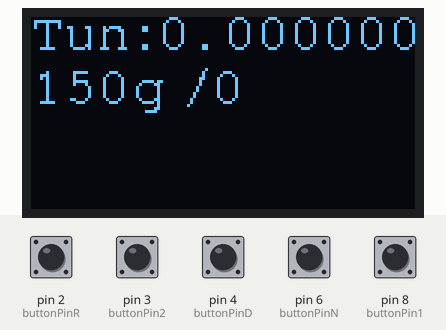
Recording of a sketch running on a simulated Arduino Uno, built with avr-gcc and run on an emulated ATmega328P. On the bench: 128×64 one-colour display. The inputs (shaded band) are chosen by the test bench; at power-on: pin 2 (buttonPinR), pin 3 (buttonPin2), pin 4 (buttonPinD), pin 6 (buttonPinN), pin 8 (buttonPin1) LOW. What the sketch prints to the serial monitor is not drawn.

Above: at 1.4 s.
1.5 s: pin 3 (buttonPin2) pulled HIGH for 0.15 s
At 2.4 s:
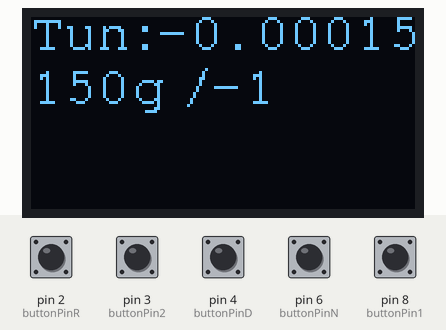
3.1 s: pin 6 (buttonPinN) pulled HIGH for 0.15 s
At 4.5 s:
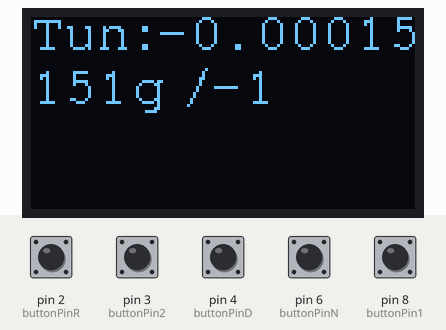
4.8 s: pin 8 (buttonPin1) pulled HIGH for 0.15 s
At 5.6 s:
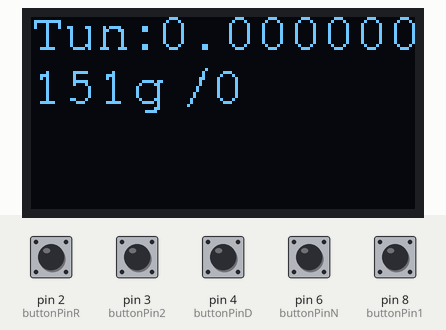
6.4 s: pin 6 (buttonPinN) pulled HIGH for 1 s
At 7.8 s:
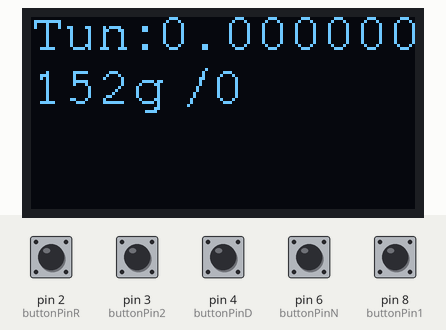
8.9 s: pin 8 (buttonPin1) pulled HIGH for 1 s
At 9.9 s:
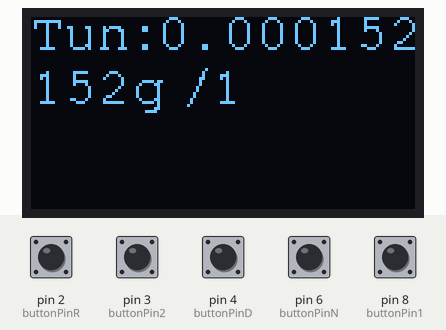
11.4 s: pin 4 (buttonPinD) pulled HIGH for 0.15 s
At 11.9 s:
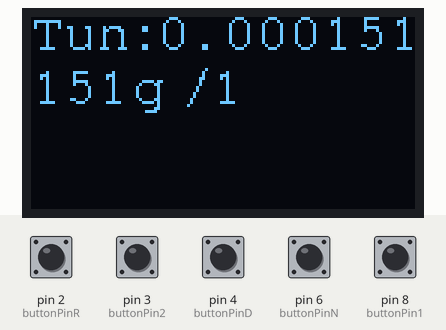
Timing chart, 0 to 14.1 s (numbered marks = the images above; inputs shaded):
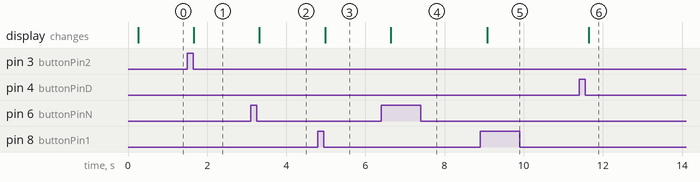

Measured:
- after the input at 1.5 s, the display: changes after 0.16 s (image 1)
- after the input at 3.1 s, the display: changes after 0.22 s (image 2)
- after the input at 4.8 s, the display: changes after 0.18 s (image 3)
- after the input at 6.4 s, the display: changes after 0.24 s (image 4)
- after the input at 8.9 s, the display: changes after 0.18 s (image 5)
- after the input at 11.4 s, the display: changes after 0.25 s (image 6)

The sketch:

po_itadlo3tlakotelokTom_.ino
```cpp
#include <Adafruit_GFX.h>
#include <Adafruit_SSD1306.h>
Adafruit_SSD1306 display;
#include <Fonts/FreeMono9pt7b.h>
//#define SCREEN_WIDTH 128 // OLED display width,  in pixels
//#define SCREEN_HEIGHT 64 // OLED display height, in pixels
//Adafruit_SSD1306 oled(SCREEN_WIDTH, SCREEN_HEIGHT, &Wire, -1); // create SSD1306 display object connected to I2C

const int buttonPin1 = 8, buttonPin2 = 3, buttonPinR = 2, buttonPinN = 6, buttonPinD = 4;  // the number of the pushbutton pins
const int ledPin =  13;      // the number of the LED pin

// variables will change:
int button1_State = 0, button2_State = 0, buttonR_State = 0, buttonN_State = 0, buttonD_State = 0;  // variable for reading the pushbuttons status
int count_value  = 0;
int count_value1 = 150;
int prestate  = 0;
int prestate1 = 0;
int maximum = 200;
int minimum = 150;

void setup() {
  Serial.begin(9600);
  // initialize the LED pin as an output
  // LED flashes during both increment and decrement of counter
  // pinMode(ledPin, OUTPUT);
  // initialize the pushbutton pin as an input:
  pinMode(buttonPin1, INPUT);
  pinMode(buttonPin2, INPUT);
  pinMode(buttonPinR, INPUT);
  pinMode(buttonPinN, INPUT);
  pinMode(buttonPinD, INPUT);

  delay(200);
  display.begin(SSD1306_SWITCHCAPVCC, 0x3c);
  display.clearDisplay();
  display.setTextColor(WHITE);
  display.setRotation(0);
  display.setTextWrap(false);
  display.dim(0);
}


void loop() {
  // read the state of the pushbutton
  button1_State = digitalRead(buttonPin1);
  button2_State = digitalRead(buttonPin2);
  buttonR_State = digitalRead(buttonPinR);
  buttonN_State = digitalRead(buttonPinN);
  buttonD_State = digitalRead(buttonPinD);

  // reset value
  if (buttonR_State == HIGH) {
    count_value = 0;
  }

  // counter increment if the pushbutton 1 is pressed.
  else if (button1_State == HIGH && prestate == 0) {
    count_value++;
    Serial.println(count_value);
    // turn LED on
    // digitalWrite(ledPin, HIGH);
    delay(100);
    // turn LED off
    // digitalWrite(ledPin, LOW);
    prestate = 1;
  }

  // counter decrement if the pushbutton 2 is pressed.
  else if (button2_State == HIGH && prestate == 0) {
    count_value--;
    Serial.println(count_value);
    // turn LED on
    // digitalWrite(ledPin, HIGH);
    delay(100);
    // turn LED off
    // digitalWrite(ledPin, LOW);
    prestate = 1;
  }

  else if (button1_State == LOW && button2_State == LOW) {
    prestate = 0;
  }

  // counter nastavení gramů na otáčku šneku +
  if (buttonN_State == HIGH && prestate1 == 0) {
     count_value1++;
   //count_value1 += 10;

    // nast. max hodnoty??? nejde ---- pokud je count_value1 vetsi nez 200 -> count_value1 se nastavi zpet na 200
    if (count_value1 > 200) {
      count_value1 = 200;
    }

    Serial.println(count_value1);
    // turn LED on
    // digitalWrite(ledPin, HIGH);
    delay(100);
    // turn LED off
    // digitalWrite(ledPin, LOW);
    prestate1 = 1;
  }

  // counter nastavení gramů na otáčku šneku -
  if (buttonD_State == HIGH && prestate1 == 0) {
      count_value1--;
    //count_value1 -= 10;

    // nast. min hodnoty??? nejde ---- pokud je count_value1 mensi nez 150 -> count_value1 se nastavi zpet na 150
    if (count_value1 < 150) {
      count_value1 = 150;
    }

    Serial.println(count_value1);
    // turn LED on
    // digitalWrite(ledPin, HIGH);
    delay(100);
    // turn LED off
    // digitalWrite(ledPin, LOW);
    prestate1 = 1;
    }

  if (buttonN_State == LOW && buttonD_State == LOW) {
    prestate1 = 0;
  }

  display.clearDisplay();

  //display.setFont(&FreeMonoBold9pt7b);
  //display.setFont(&FreeSerif9pt7b);
  display.setFont(&FreeMono9pt7b);
  //display.setTextSize(0);

  display.setCursor(0, 10);
  display.println("Tun:");
  display.setCursor(42, 10);
  display.print((count_value*count_value1)*0.000001, 6); // Nefunguje(množství ot*korekce v gramech
  //display.print((count_value*0.17)/1000000, 6);//Funguje
  display.setCursor(34, 28);
  display.println("g");
  display.setCursor(0, 28);
  display.print(count_value1);
  //display.setFont(&FreeMonoBold9pt7b);
  display.setCursor(50, 28);
  display.println("/");
  display.setCursor(60 , 28);
  display.print(count_value);  //počet otáček šneku
  display.println();

  display.display();
  digitalWrite(13, LOW);
  delay(100);
  digitalWrite(13, HIGH);
}
```
